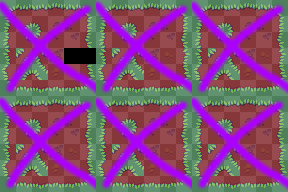

Rendered tile map (Tiled .tmx) drawn with the repository's tilesets; below, a short description and the full map source, tile grids included:
An orthogonal 18x12 tile map with 16x16 px tiles, 2 tile layers (background, foreground) and 3 objects.

<map version="1.4" tiledversion="1.4.1" orientation="orthogonal" renderorder="right-down" width="18" height="12" tilewidth="16" tileheight="16" infinite="0" nextlayerid="4" nextobjectid="1">
 <editorsettings>
  <chunksize width="4" height="4" />
  <export target="multi-layer-chunk-test.tmx" format="tmx" />
 </editorsettings>
 <tileset firstgid="1" source="buch-outdoor.tsx" />
 <layer id="2" name="background" width="18" height="12">
  <data encoding="csv">
1,2,3,4,5,6,1,2,3,4,5,6,1,2,3,4,5,6,
7,8,9,10,11,12,7,8,9,10,11,12,7,8,9,10,11,12,
13,14,15,16,17,18,13,14,15,16,17,18,13,14,15,16,17,18,
19,20,21,22,0,0,19,20,21,22,23,24,19,20,21,22,23,24,
25,26,27,28,29,30,25,26,27,28,29,30,25,26,27,28,29,30,
31,32,33,34,35,36,31,32,33,34,35,36,31,32,33,34,35,36,
0,0,0,0,0,0,0,0,0,0,0,0,0,0,0,0,0,0,
0,0,0,0,0,0,0,0,0,0,0,0,0,0,0,0,0,0,
0,0,0,0,0,0,0,0,0,0,0,0,0,0,0,0,0,0,
0,0,0,0,0,0,0,0,0,0,0,0,0,0,0,0,0,0,
0,0,0,0,0,0,0,0,0,0,0,0,0,0,0,0,0,0,
0,0,0,0,0,0,0,0,0,0,0,0,0,0,0,0,0,0
</data>
 </layer>
 <layer id="3" name="foreground" width="18" height="12">
  <data encoding="csv">
0,0,0,0,0,0,0,0,0,0,0,0,0,0,0,0,0,0,
0,0,0,0,0,0,0,0,0,0,0,0,0,0,0,0,0,0,
0,0,0,0,0,0,0,0,0,0,0,0,0,0,0,0,0,0,
0,0,0,0,0,0,0,0,0,0,0,0,0,0,0,0,0,0,
0,0,0,0,0,0,0,0,0,0,0,0,0,0,0,0,0,0,
0,0,0,0,0,0,0,0,0,0,0,0,0,0,0,0,0,0,
1,2,3,4,5,6,1,2,3,4,5,6,1,2,3,4,5,6,
7,8,9,10,11,12,7,8,9,10,11,12,7,8,9,10,11,12,
13,14,15,16,17,18,13,14,15,16,17,18,13,14,15,16,17,18,
19,20,21,22,23,24,19,20,21,22,23,24,19,20,21,22,23,24,
25,26,27,28,29,30,25,26,27,28,29,30,25,26,27,28,29,30,
31,32,33,34,35,36,31,32,33,34,35,36,31,32,33,34,35,36
</data>
 </layer>
 <objectgroup id="5" name="Collisions">
  <object id="10" x="0" y="0" width="64" height="64" />
  <object id="11" x="64" y="0" width="64" height="64" />
  <object id="12" x="0" y="64" width="64" height="64" />
 </objectgroup>
</map>
